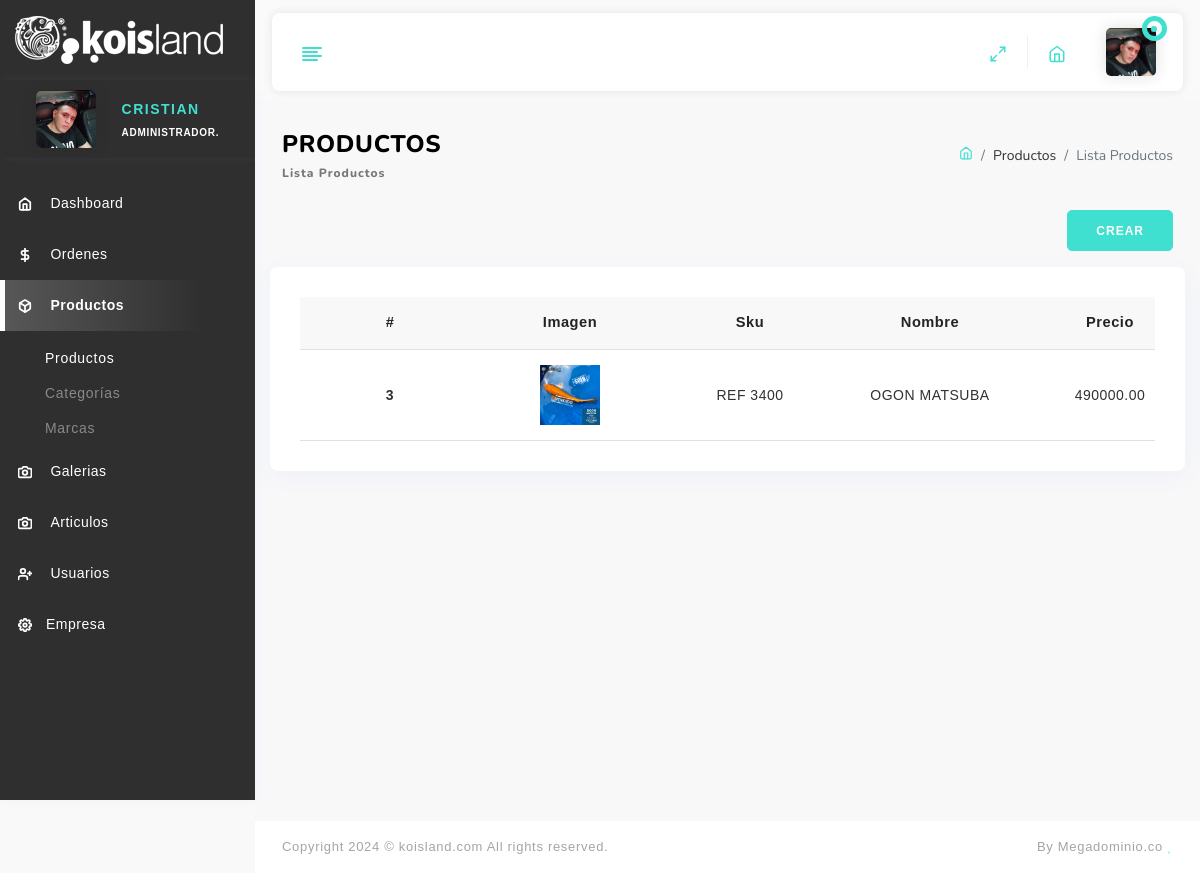
/pro/productos/ (signed in), run on an earlier commit of the app's database.
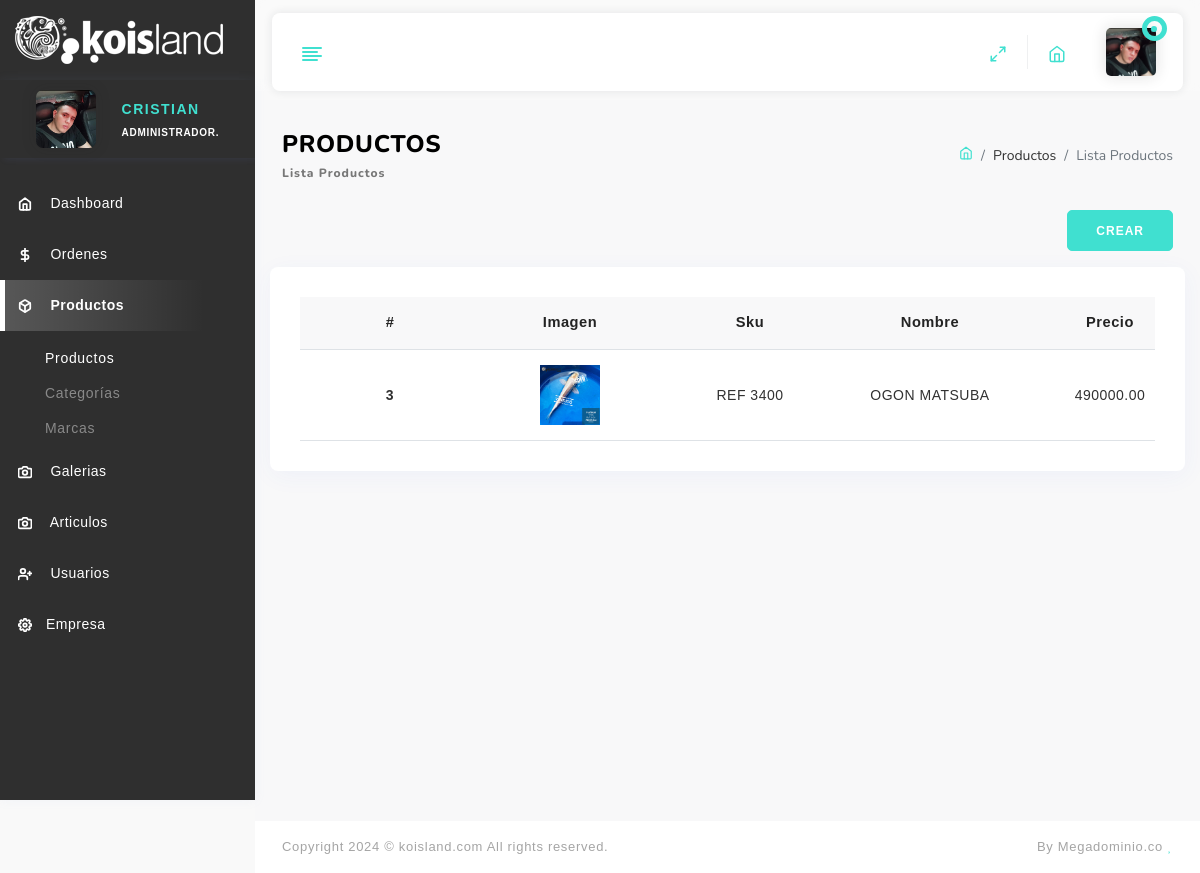
And on a later commit of the database.
### pro/models.py (models this page shows, shortened)
class Producto(ClaseModelo):
    nombre = models.CharField(max_length=200)
    sku = models.CharField(max_length=200)
    descripcion = models.TextField()
    precio = models.DecimalField(max_digits=10, decimal_places=2)
    stock = models.IntegerField()
    categoria = models.ForeignKey(Categoria, related_name='productos', on_delete=models.CASCADE)
    marca = models.ForeignKey(Marca, related_name='productos', on_delete=models.CASCADE)
    modelo = models.CharField(max_length=100, blank=True, null=True)
    dimensiones = models.CharField(max_length=100, blank=True, null=True, help_text="Dimensiones del producto")
    peso = models.DecimalField(max_digits=6, decimal_places=2, blank=True, null=True, help_text="Peso en kg")
    imagen_principal = models.ImageField(upload_to='productos/', blank=True, null=True)
    disponible = models.BooleanField(default=True)

### pro/views.py (the view)
# urls.py: path('productos/', ProductoListView.as_view(), name='producto_list'),
class ProductoListView(LoginRequiredMixin, ListView):
    login_url = 'bas:login'
    model = Producto
    template_name = 'productos_list.html'
    paginate_by = 10  # número de productos por página
    def get_context_data(self, **kwargs):
        context = super().get_context_data(**kwargs)
        context['titulo'] = 'Listado de Productos'
        return context

### app/context_processors.py (called while the page is built)
def empresa(request):
    emp = Empresa.objects.all().first()
    return {'emp': emp}

### usr/models.py (called while the page is built)
    def __str__(self):
        return '{}'.format(self.nombre)

### pro/templates/productos_list.html (shortened to what this page needs)
{% extends 'base/index.html' %} {% load static %} {% block content %}
<div class="container-fluid">
  <div class="page-header">
    <div class="row">
      <div class="col-lg-6">
        <div class="page-header-left">
          <h3>
            Productos
            <small>Lista Productos</small>
          </h3>
        </div>
      </div>
      <div class="col-lg-6">
        <ol class="breadcrumb pull-right">
          <li class="breadcrumb-item">
            <a href="/">
            </a>
          </li>
          <li class="breadcrumb-item">Productos</li>
          <li class="breadcrumb-item active">Lista Productos</li>
        </ol>
      </div>
    </div>
  </div>
  <div class="row">
    <div class="col-md-12 d-flex justify-content-end">
      <a href="{% url 'pro:producto_create' %}" class="btn btn-primary btn-sm mb-3"
        >CREAR</a
      >
    </div>
  </div>
</div>
<div class="card">
  <div class="card-body">
    <div class="table-responsive table-desi">
      <table class="table all-package">
        <thead>
          <tr>
            <th>#</th>
            <th>Imagen</th>
            <th>Sku</th>
            <th>Nombre</th>
            <th>Precio</th>
          </tr>
        </thead>
        <tbody>
          {% for producto in object_list %}
          <tr>
            <td>{{ producto.id }}</td>
            <td>
              {% if producto.imagen_principal %}
                <img class="img-60" src="{{ producto.imagen_principal.url }}" alt="#" />
              {% else %}
                <p>Sin imagen</p>
              {% endif %}
            </td>
            <td>{{ producto.sku }}</td>
            <td>{{ producto.nombre }}</td>
            <td>{{ producto.precio }}</td>
          </tr>
          {% endfor %}
        </tbody>
      </table>
    </div>
  </div>
</div>
{% endblock %}

What changed in the data, as far as the page shows it:
changed Producto "REF 3400": imagen_principal: a different picture
